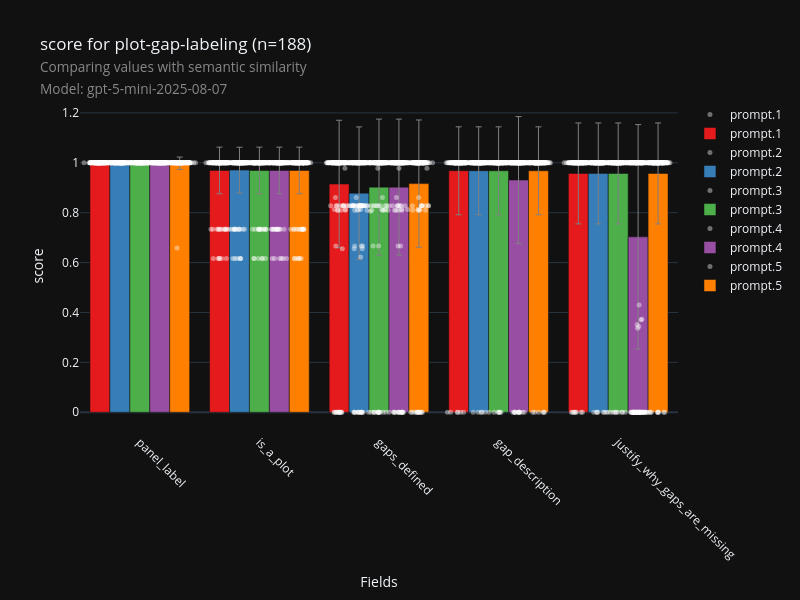
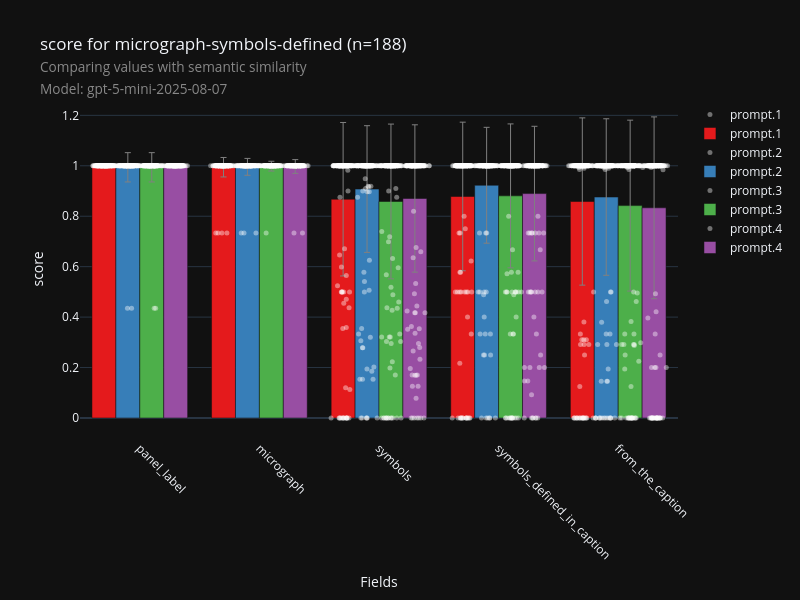

Here is the notebook cell these charts were saved with, in order:
### Code cell
fig, df_data, df_metadata = check_visualization(
    "fig-checklist",
    "plot-gap-labeling",
    metric="semantic_similarity",
    score="score",
    model=MODEL
)
fig.show()
fig, df_data, df_metadata = check_visualization(
    "fig-checklist",
    "micrograph-symbols-defined",
    metric="semantic_similarity",
    score="score",
    model=MODEL
)
fig.show()

### Figure 1 — Plotly figure (JSON) as saved in the notebook; plotly's stock layout.template omitted (floating-point values rounded to 4 significant figures; data arrays with more than 128 entries replaced by an {"elided": "..."} marker saying what was removed)
{"data": [{"hovertext": {"elided": "940 str values"}, "marker": {"color": "white", "line": {"color": "white", "width": 0}, "opacity": 0.4, "size": 5}, "mode": "markers", "name": "prompt.1", "showlegend": true, "type": "scatter", "x": {"elided": "940 float values"}, "y": {"elided": "940 float values"}}, {"error_y": {"array": [0.1762, 0.2556, 0.09336, 0.2024, 4.146e-08], "color": "grey", "thickness": 1, "type": "data", "visible": true, "width": 3}, "hovertext": ["Field: gap_description<br>0.9680851063829787: 0.968<br>Prompt: prompt.1", "Field: gaps_defined<br>0.9148494030831131: 0.915<br>Prompt: prompt.1", "Field: is_a_plot<br>0.9693245767278874: 0.969<br>Prompt: prompt.1", "Field: justify_why_gaps_are_missing<br>0.9574468085106383: 0.957<br>Prompt: prompt.1", "Field: panel_label<br>0.9999999670272178: 1.000<br>Prompt: prompt.1"], "marker": {"color": "rgb(228,26,28)"}, "name": "prompt.1", "showlegend": true, "type": "bar", "width": 0.1667, "x": [2.667, 1.667, 0.6667, 3.667, -0.3333], "y": [0.9681, 0.9148, 0.9693, 0.9574, 1.0]}, {"hovertext": {"elided": "940 str values"}, "marker": {"color": "white", "line": {"color": "white", "width": 0}, "opacity": 0.4, "size": 5}, "mode": "markers", "name": "prompt.2", "showlegend": true, "type": "scatter", "x": {"elided": "940 float values"}, "y": {"elided": "940 float values"}}, {"error_y": {"array": [0.1762, 0.2655, 0.09177, 0.2024, 4.146e-08], "color": "grey", "thickness": 1, "type": "data", "visible": true, "width": 3}, "hovertext": ["Field: gap_description<br>0.9680851063829787: 0.968<br>Prompt: prompt.2", "Field: gaps_defined<br>0.8783854366617: 0.878<br>Prompt: prompt.2", "Field: is_a_plot<br>0.9707421558968564: 0.971<br>Prompt: prompt.2", "Field: justify_why_gaps_are_missing<br>0.9574468085106383: 0.957<br>Prompt: prompt.2", "Field: panel_label<br>0.9999999670272178: 1.000<br>Prompt: prompt.2"], "marker": {"color": "rgb(55,126,184)"}, "name": "prompt.2", "showlegend": true, "type": "bar", "width": 0.1667, "x": [2.833, 1.833, 0.8333, 3.833, -0.1667], "y": [0.9681, 0.8784, 0.9707, 0.9574, 1.0]}, {"hovertext": {"elided": "940 str values"}, "marker": {"color": "white", "line": {"color": "white", "width": 0}, "opacity": 0.4, "size": 5}, "mode": "markers", "name": "prompt.3", "showlegend": true, "type": "scatter", "x": {"elided": "940 float values"}, "y": {"elided": "940 float values"}}, {"error_y": {"array": [0.1762, 0.2727, 0.09336, 0.2024, 4.146e-08], "color": "grey", "thickness": 1, "type": "data", "visible": true, "width": 3}, "hovertext": ["Field: gap_description<br>0.9680851063829787: 0.968<br>Prompt: prompt.3", "Field: gaps_defined<br>0.9024380556710646: 0.902<br>Prompt: prompt.3", "Field: is_a_plot<br>0.9693245767278874: 0.969<br>Prompt: prompt.3", "Field: justify_why_gaps_are_missing<br>0.9574468085106383: 0.957<br>Prompt: prompt.3", "Field: panel_label<br>0.9999999670272178: 1.000<br>Prompt: prompt.3"], "marker": {"color": "rgb(77,175,74)"}, "name": "prompt.3", "showlegend": true, "type": "bar", "width": 0.1667, "x": [3, 2, 1, 4, 0], "y": [0.9681, 0.9024, 0.9693, 0.9574, 1.0]}, {"hovertext": {"elided": "940 str values"}, "marker": {"color": "white", "line": {"color": "white", "width": 0}, "opacity": 0.4, "size": 5}, "mode": "markers", "name": "prompt.4", "showlegend": true, "type": "scatter", "x": {"elided": "940 float values"}, "y": {"elided": "940 float values"}}, {"error_y": {"array": [0.2544, 0.2727, 0.09336, 0.4499, 4.146e-08], "color": "grey", "thickness": 1, "type": "data", "visible": true, "width": 3}, "hovertext": ["Field: gap_description<br>0.9308510638297872: 0.931<br>Prompt: prompt.4", "Field: gaps_defined<br>0.9024380556710646: 0.902<br>Prompt: prompt.4", "Field: is_a_plot<br>0.9693245767278874: 0.969<br>Prompt: prompt.4", "Field: justify_why_gaps_are_missing<br>0.7032189092182732: 0.703<br>Prompt: prompt.4", "Field: panel_label<br>0.9999999670272178: 1.000<br>Prompt: prompt.4"], "marker": {"color": "rgb(152,78,163)"}, "name": "prompt.4", "showlegend": true, "type": "bar", "width": 0.1667, "x": [3.167, 2.167, 1.167, 4.167, 0.1667], "y": [0.9309, 0.9024, 0.9693, 0.7032, 1.0]}, {"hovertext": {"elided": "940 str values"}, "marker": {"color": "white", "line": {"color": "white", "width": 0}, "opacity": 0.4, "size": 5}, "mode": "markers", "name": "prompt.5", "showlegend": true, "type": "scatter", "x": {"elided": "940 float values"}, "y": {"elided": "940 float values"}}, {"error_y": {"array": [0.1762, 0.2551, 0.09336, 0.2024, 0.02491], "color": "grey", "thickness": 1, "type": "data", "visible": true, "width": 3}, "hovertext": ["Field: gap_description<br>0.9680851063829787: 0.968<br>Prompt: prompt.5", "Field: gaps_defined<br>0.9166224527285031: 0.917<br>Prompt: prompt.5", "Field: is_a_plot<br>0.9693245767278874: 0.969<br>Prompt: prompt.5", "Field: justify_why_gaps_are_missing<br>0.9574468085106383: 0.957<br>Prompt: prompt.5", "Field: panel_label<br>0.9981830342018858: 0.998<br>Prompt: prompt.5"], "marker": {"color": "rgb(255,127,0)"}, "name": "prompt.5", "showlegend": true, "type": "bar", "width": 0.1667, "x": [3.333, 2.333, 1.333, 4.333, 0.3333], "y": [0.9681, 0.9166, 0.9693, 0.9574, 0.9982]}], "layout": {"boxmode": "group", "height": 600, "showlegend": true, "title": {"text": "score for plot-gap-labeling (n=188)<br><span style=\"font-size: 0.8em; color: #888;\">Comparing values with semantic similarity</span><br><span style=\"font-size: 0.8em; color: #888;\">Model: gpt-5-mini-2025-08-07</span>"}, "width": 800, "xaxis": {"range": [-0.5, 4.5], "tickangle": 45, "ticktext": ["panel_label", "is_a_plot", "gaps_defined", "gap_description", "justify_why_gaps_are_missing"], "tickvals": [0, 1, 2, 3, 4], "title": {"text": "Fields"}}, "yaxis": {"title": {"text": "score"}}}}

### Figure 2 — Plotly figure (JSON) as saved in the notebook; plotly's stock layout.template omitted (floating-point values rounded to 4 significant figures; data arrays with more than 128 entries replaced by an {"elided": "..."} marker saying what was removed)
{"data": [{"hovertext": {"elided": "940 str values"}, "marker": {"color": "white", "line": {"color": "white", "width": 0}, "opacity": 0.4, "size": 5}, "mode": "markers", "name": "prompt.1", "showlegend": true, "type": "scatter", "x": {"elided": "940 float values"}, "y": {"elided": "940 float values"}}, {"error_y": {"array": [0.3316, 0.03856, 4.146e-08, 0.3043, 0.2947], "color": "grey", "thickness": 1, "type": "data", "visible": true, "width": 3}, "hovertext": ["Field: from_the_caption<br>0.8583162845554927: 0.858<br>Prompt: prompt.1", "Field: micrograph<br>0.994329683324124: 0.994<br>Prompt: prompt.1", "Field: panel_label<br>0.9999999670272178: 1.000<br>Prompt: prompt.1", "Field: symbols<br>0.8674057082979814: 0.867<br>Prompt: prompt.1", "Field: symbols_defined_in_caption<br>0.8783127404432348: 0.878<br>Prompt: prompt.1"], "marker": {"color": "rgb(228,26,28)"}, "name": "prompt.1", "showlegend": true, "type": "bar", "width": 0.2, "x": [3.7, 0.7, -0.3, 1.7, 2.7], "y": [0.8583, 0.9943, 1.0, 0.8674, 0.8783]}, {"hovertext": {"elided": "940 str values"}, "marker": {"color": "white", "line": {"color": "white", "width": 0}, "opacity": 0.4, "size": 5}, "mode": "markers", "name": "prompt.2", "showlegend": true, "type": "scatter", "x": {"elided": "940 float values"}, "y": {"elided": "940 float values"}}, {"error_y": {"array": [0.3104, 0.03349, 0.05813, 0.2513, 0.2298], "color": "grey", "thickness": 1, "type": "data", "visible": true, "width": 3}, "hovertext": ["Field: from_the_caption<br>0.8760257315973863: 0.876<br>Prompt: prompt.2", "Field: micrograph<br>0.995747262493093: 0.996<br>Prompt: prompt.2", "Field: panel_label<br>0.9939886426672022: 0.994<br>Prompt: prompt.2", "Field: symbols<br>0.9077031352418534: 0.908<br>Prompt: prompt.2", "Field: symbols_defined_in_caption<br>0.9226687833983848: 0.923<br>Prompt: prompt.2"], "marker": {"color": "rgb(55,126,184)"}, "name": "prompt.2", "showlegend": true, "type": "bar", "width": 0.2, "x": [3.9, 0.9, -0.1, 1.9, 2.9], "y": [0.876, 0.9957, 0.994, 0.9077, 0.9227]}, {"hovertext": {"elided": "940 str values"}, "marker": {"color": "white", "line": {"color": "white", "width": 0}, "opacity": 0.4, "size": 5}, "mode": "markers", "name": "prompt.3", "showlegend": true, "type": "scatter", "x": {"elided": "940 float values"}, "y": {"elided": "940 float values"}}, {"error_y": {"array": [0.3388, 0.01944, 0.05813, 0.3069, 0.2853], "color": "grey", "thickness": 1, "type": "data", "visible": true, "width": 3}, "hovertext": ["Field: from_the_caption<br>0.8421088563317948: 0.842<br>Prompt: prompt.3", "Field: micrograph<br>0.998582420831031: 0.999<br>Prompt: prompt.3", "Field: panel_label<br>0.9939886426672022: 0.994<br>Prompt: prompt.3", "Field: symbols<br>0.858494801209011: 0.858<br>Prompt: prompt.3", "Field: symbols_defined_in_caption<br>0.8807603053129612: 0.881<br>Prompt: prompt.3"], "marker": {"color": "rgb(77,175,74)"}, "name": "prompt.3", "showlegend": true, "type": "bar", "width": 0.2, "x": [4.1, 1.1, 0.1, 2.1, 3.1], "y": [0.8421, 0.9986, 0.994, 0.8585, 0.8808]}, {"hovertext": {"elided": "940 str values"}, "marker": {"color": "white", "line": {"color": "white", "width": 0}, "opacity": 0.4, "size": 5}, "mode": "markers", "name": "prompt.4", "showlegend": true, "type": "scatter", "x": {"elided": "940 float values"}, "y": {"elided": "940 float values"}}, {"error_y": {"array": [0.3605, 0.02741, 4.146e-08, 0.2922, 0.2669], "color": "grey", "thickness": 1, "type": "data", "visible": true, "width": 3}, "hovertext": ["Field: from_the_caption<br>0.8333524684745369: 0.833<br>Prompt: prompt.4", "Field: micrograph<br>0.997164841662062: 0.997<br>Prompt: prompt.4", "Field: panel_label<br>0.9999999670272178: 1.000<br>Prompt: prompt.4", "Field: symbols<br>0.8703078695011478: 0.870<br>Prompt: prompt.4", "Field: symbols_defined_in_caption<br>0.8897322983342282: 0.890<br>Prompt: prompt.4"], "marker": {"color": "rgb(152,78,163)"}, "name": "prompt.4", "showlegend": true, "type": "bar", "width": 0.2, "x": [4.3, 1.3, 0.3, 2.3, 3.3], "y": [0.8334, 0.9972, 1.0, 0.8703, 0.8897]}], "layout": {"boxmode": "group", "height": 600, "showlegend": true, "title": {"text": "score for micrograph-symbols-defined (n=188)<br><span style=\"font-size: 0.8em; color: #888;\">Comparing values with semantic similarity</span><br><span style=\"font-size: 0.8em; color: #888;\">Model: gpt-5-mini-2025-08-07</span>"}, "width": 800, "xaxis": {"range": [-0.5, 4.5], "tickangle": 45, "ticktext": ["panel_label", "micrograph", "symbols", "symbols_defined_in_caption", "from_the_caption"], "tickvals": [0, 1, 2, 3, 4], "title": {"text": "Fields"}}, "yaxis": {"title": {"text": "score"}}}}
